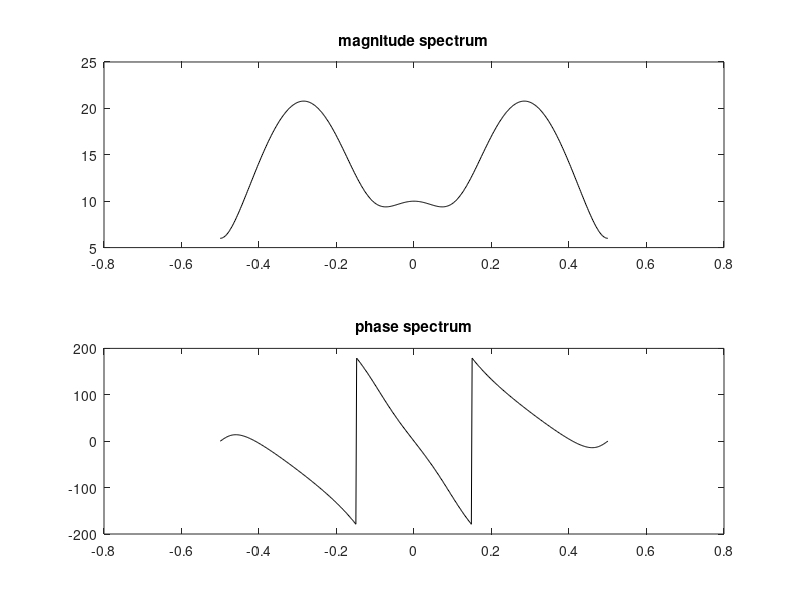

MATLAB code to generate this figure:
close,clear,clc

x = [1 3 -9 5 10];
n1 = -1;
n2 = 3;
n = n1:n2;
M = 500;

w = (-M/2:M/2)*2*pi/M;
W = exp(-1j*w'*n);
X = W*x';

subplot(211)
plot(w/(2*pi),abs(X),'k')
title('magnitude spectrum')

subplot(212)
plot(w/(2*pi),angle(X)*180/pi,'k')
title('phase spectrum')